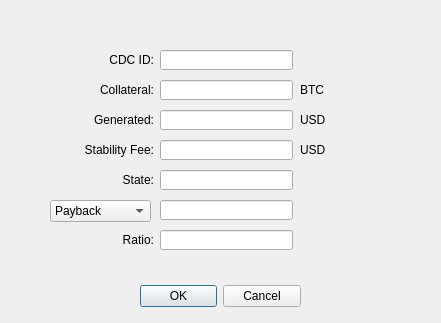
<?xml version="1.0" encoding="UTF-8"?>
<ui version="4.0">
 <class>CdcOperationsDialog</class>
 <widget class="QDialog" name="CdcOperationsDialog">
  <property name="geometry">
   <rect>
    <x>0</x>
    <y>0</y>
    <width>441</width>
    <height>323</height>
   </rect>
  </property>
  <property name="windowTitle">
   <string>CDC Operations</string>
  </property>
  <widget class="QDialogButtonBox" name="buttonBox">
   <property name="geometry">
    <rect>
     <x>140</x>
     <y>280</y>
     <width>161</width>
     <height>32</height>
    </rect>
   </property>
   <property name="orientation">
    <enum>Qt::Horizontal</enum>
   </property>
   <property name="standardButtons">
    <set>QDialogButtonBox::Cancel|QDialogButtonBox::Ok</set>
   </property>
  </widget>
  <widget class="QLineEdit" name="collateralBox">
   <property name="geometry">
    <rect>
     <x>160</x>
     <y>80</y>
     <width>133</width>
     <height>20</height>
    </rect>
   </property>
   <property name="readOnly">
    <bool>true</bool>
   </property>
  </widget>
  <widget class="QLabel" name="label_2">
   <property name="geometry">
    <rect>
     <x>73</x>
     <y>80</y>
     <width>81</width>
     <height>20</height>
    </rect>
   </property>
   <property name="text">
    <string>Collateral:</string>
   </property>
   <property name="alignment">
    <set>Qt::AlignRight|Qt::AlignTrailing|Qt::AlignVCenter</set>
   </property>
  </widget>
  <widget class="QLineEdit" name="cdcIdBox">
   <property name="enabled">
    <bool>true</bool>
   </property>
   <property name="geometry">
    <rect>
     <x>160</x>
     <y>50</y>
     <width>133</width>
     <height>20</height>
    </rect>
   </property>
   <property name="readOnly">
    <bool>true</bool>
   </property>
  </widget>
  <widget class="QLabel" name="label_3">
   <property name="geometry">
    <rect>
     <x>93</x>
     <y>50</y>
     <width>61</width>
     <height>20</height>
    </rect>
   </property>
   <property name="text">
    <string>CDC ID:</string>
   </property>
   <property name="alignment">
    <set>Qt::AlignRight|Qt::AlignTrailing|Qt::AlignVCenter</set>
   </property>
  </widget>
  <widget class="QLabel" name="label_4">
   <property name="geometry">
    <rect>
     <x>300</x>
     <y>80</y>
     <width>61</width>
     <height>20</height>
    </rect>
   </property>
   <property name="text">
    <string>BTC</string>
   </property>
  </widget>
  <widget class="QLabel" name="label_5">
   <property name="geometry">
    <rect>
     <x>300</x>
     <y>110</y>
     <width>61</width>
     <height>20</height>
    </rect>
   </property>
   <property name="text">
    <string>USD</string>
   </property>
  </widget>
  <widget class="QLabel" name="label_6">
   <property name="geometry">
    <rect>
     <x>93</x>
     <y>110</y>
     <width>61</width>
     <height>20</height>
    </rect>
   </property>
   <property name="text">
    <string>Generated:</string>
   </property>
   <property name="alignment">
    <set>Qt::AlignRight|Qt::AlignTrailing|Qt::AlignVCenter</set>
   </property>
  </widget>
  <widget class="QLineEdit" name="generatedBox">
   <property name="geometry">
    <rect>
     <x>160</x>
     <y>110</y>
     <width>133</width>
     <height>20</height>
    </rect>
   </property>
   <property name="readOnly">
    <bool>true</bool>
   </property>
  </widget>
  <widget class="QLabel" name="label_7">
   <property name="geometry">
    <rect>
     <x>63</x>
     <y>140</y>
     <width>91</width>
     <height>20</height>
    </rect>
   </property>
   <property name="text">
    <string>Stability Fee:</string>
   </property>
   <property name="alignment">
    <set>Qt::AlignRight|Qt::AlignTrailing|Qt::AlignVCenter</set>
   </property>
  </widget>
  <widget class="QLineEdit" name="stabilityFeeBox">
   <property name="geometry">
    <rect>
     <x>160</x>
     <y>140</y>
     <width>133</width>
     <height>20</height>
    </rect>
   </property>
   <property name="readOnly">
    <bool>true</bool>
   </property>
  </widget>
  <widget class="QLabel" name="label_8">
   <property name="geometry">
    <rect>
     <x>300</x>
     <y>140</y>
     <width>61</width>
     <height>20</height>
    </rect>
   </property>
   <property name="text">
    <string>USD</string>
   </property>
  </widget>
  <widget class="QLineEdit" name="stateBox">
   <property name="geometry">
    <rect>
     <x>160</x>
     <y>170</y>
     <width>133</width>
     <height>20</height>
    </rect>
   </property>
   <property name="readOnly">
    <bool>true</bool>
   </property>
  </widget>
  <widget class="QLabel" name="label_9">
   <property name="geometry">
    <rect>
     <x>63</x>
     <y>170</y>
     <width>91</width>
     <height>20</height>
    </rect>
   </property>
   <property name="text">
    <string>State:</string>
   </property>
   <property name="alignment">
    <set>Qt::AlignRight|Qt::AlignTrailing|Qt::AlignVCenter</set>
   </property>
  </widget>
  <widget class="QComboBox" name="cdcActionBox">
   <property name="geometry">
    <rect>
     <x>50</x>
     <y>200</y>
     <width>101</width>
     <height>22</height>
    </rect>
   </property>
   <item>
    <property name="text">
     <string>Payback</string>
    </property>
   </item>
   <item>
    <property name="text">
     <string>Generate</string>
    </property>
   </item>
   <item>
    <property name="text">
     <string>AddCollateral</string>
    </property>
   </item>
   <item>
    <property name="text">
     <string>Withdraw</string>
    </property>
   </item>
   <item>
    <property name="text">
     <string>Close</string>
    </property>
   </item>
   <item>
    <property name="text">
     <string>Liquidate</string>
    </property>
   </item>
  </widget>
  <widget class="QLineEdit" name="cdcActionArg">
   <property name="enabled">
    <bool>true</bool>
   </property>
   <property name="geometry">
    <rect>
     <x>160</x>
     <y>200</y>
     <width>133</width>
     <height>20</height>
    </rect>
   </property>
   <property name="readOnly">
    <bool>false</bool>
   </property>
  </widget>
  <widget class="QLabel" name="label_10">
   <property name="geometry">
    <rect>
     <x>63</x>
     <y>230</y>
     <width>91</width>
     <height>20</height>
    </rect>
   </property>
   <property name="text">
    <string>Ratio:</string>
   </property>
   <property name="alignment">
    <set>Qt::AlignRight|Qt::AlignTrailing|Qt::AlignVCenter</set>
   </property>
  </widget>
  <widget class="QLineEdit" name="ratioBox">
   <property name="geometry">
    <rect>
     <x>160</x>
     <y>230</y>
     <width>133</width>
     <height>20</height>
    </rect>
   </property>
   <property name="readOnly">
    <bool>true</bool>
   </property>
  </widget>
  <widget class="QLabel" name="lblHint">
   <property name="geometry">
    <rect>
     <x>70</x>
     <y>20</y>
     <width>301</width>
     <height>20</height>
    </rect>
   </property>
   <property name="text">
    <string/>
   </property>
   <property name="alignment">
    <set>Qt::AlignCenter</set>
   </property>
  </widget>
 </widget>
 <resources/>
 <connections>
  <connection>
   <sender>buttonBox</sender>
   <signal>accepted()</signal>
   <receiver>CdcOperationsDialog</receiver>
   <slot>accept()</slot>
   <hints>
    <hint type="sourcelabel">
     <x>248</x>
     <y>254</y>
    </hint>
    <hint type="destinationlabel">
     <x>157</x>
     <y>274</y>
    </hint>
   </hints>
  </connection>
  <connection>
   <sender>buttonBox</sender>
   <signal>rejected()</signal>
   <receiver>CdcOperationsDialog</receiver>
   <slot>reject()</slot>
   <hints>
    <hint type="sourcelabel">
     <x>316</x>
     <y>260</y>
    </hint>
    <hint type="destinationlabel">
     <x>286</x>
     <y>274</y>
    </hint>
   </hints>
  </connection>
 </connections>
</ui>
